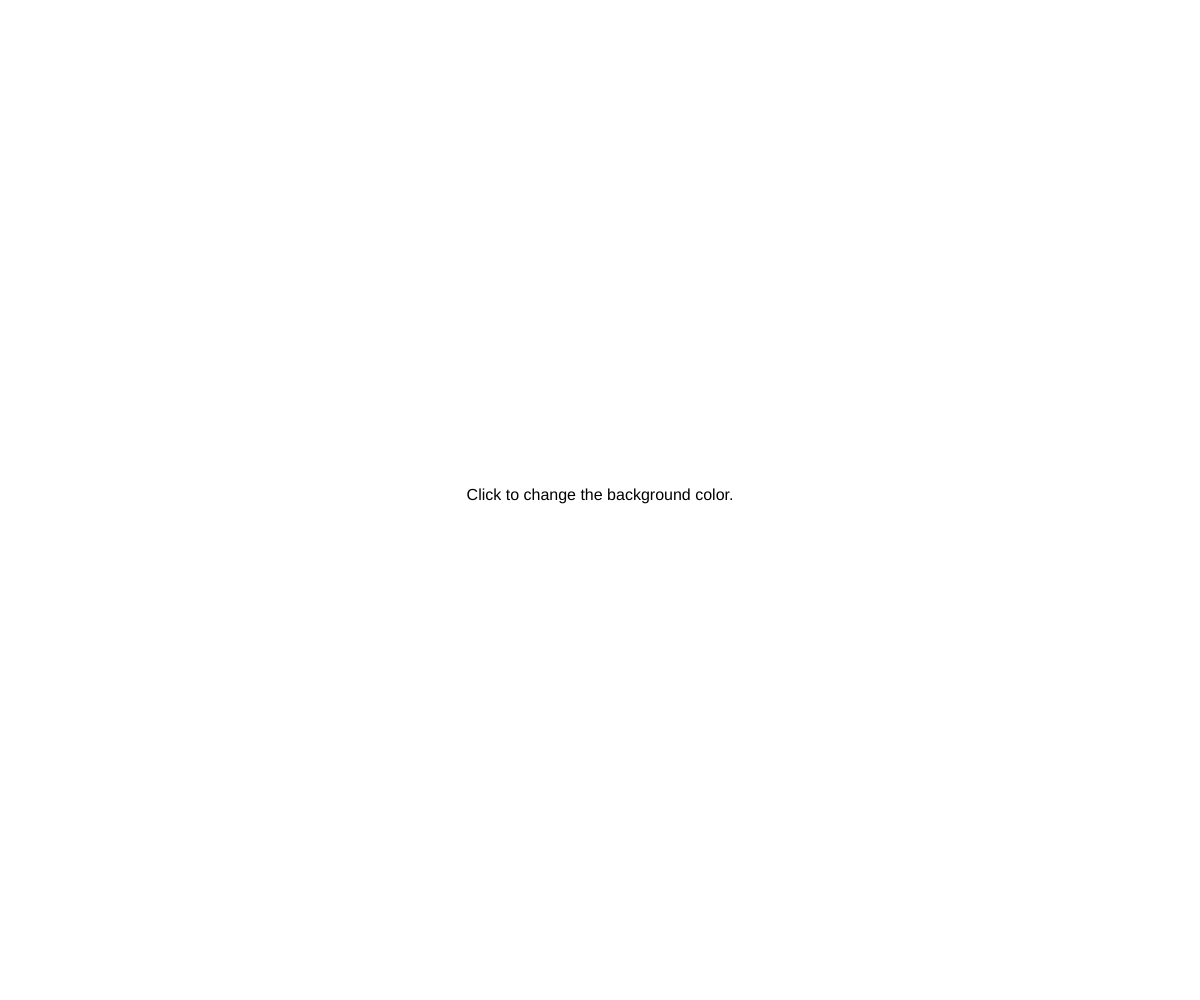
Frame 1 (no input)
Frame 60 (no input): identical to frame 1, image omitted
Frame 120 (the mouse pressed at the canvas centre since frame 60): identical to frame 1, image omitted

The p5.js sketch that drew this single still picture (run headless with seeded random() and noise() and a simulated clock; from frame 60 on, the mouse is pressed at the canvas centre):

// p5.js sketch
// ── sketch.js
const canvasWidth = window.innerWidth;
const canvasHeight = window.innerHeight; 

let backgroundColor = 'white';
const palette = [ '#1b998b', '#ed217c', '#2d3047', '#fffd82', '#ff9b71'];

function setup() {
    createCanvas(canvasWidth, canvasHeight);
}

function randInt(min, max) { 
	// min and max included 
	return Math.floor(Math.random() * (max - min + 1) + min);
}

function mouseClicked() {
    const idx = randInt(0, palette.length - 2);
    backgroundColor = palette[idx];
    console.log(backgroundColor);
}


function draw() {
    clear();
    background(backgroundColor);
    textAlign(CENTER);
    textSize(16);
    text("Click to change the background color.", canvasWidth/2, canvasHeight/2);
}
